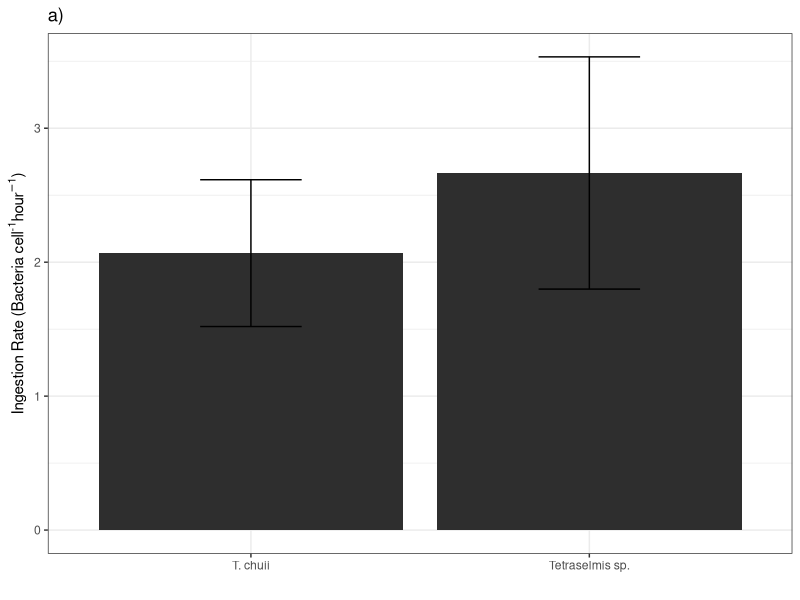
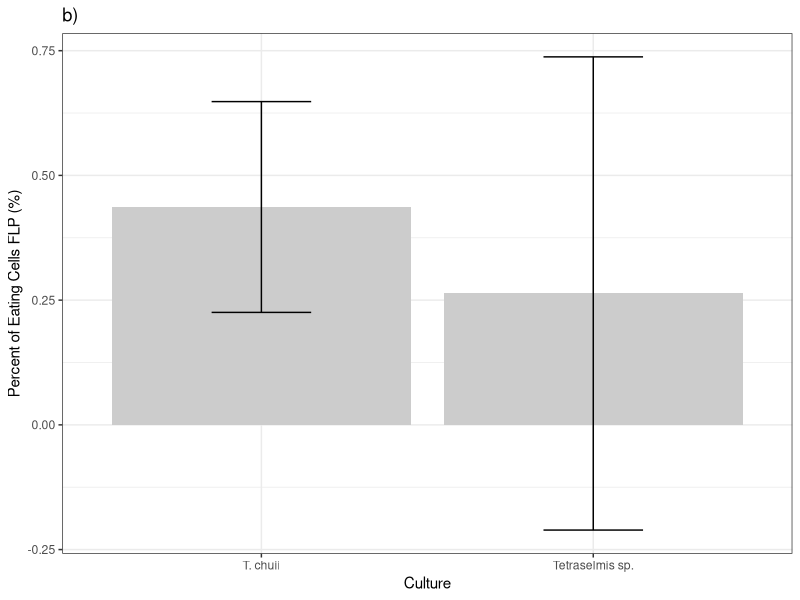
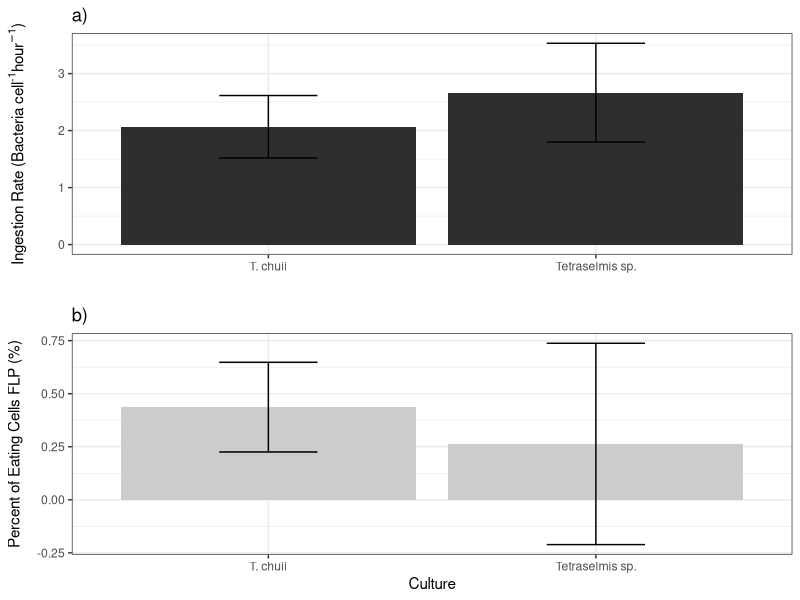
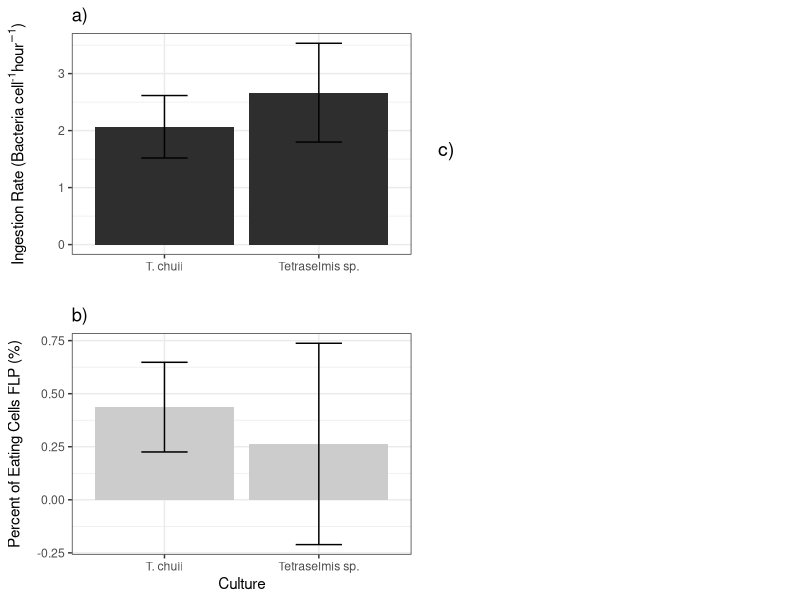
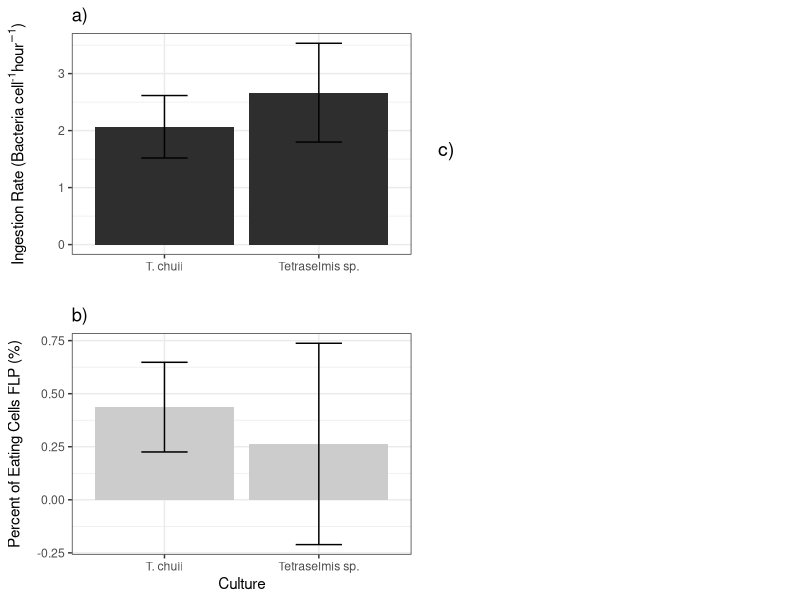
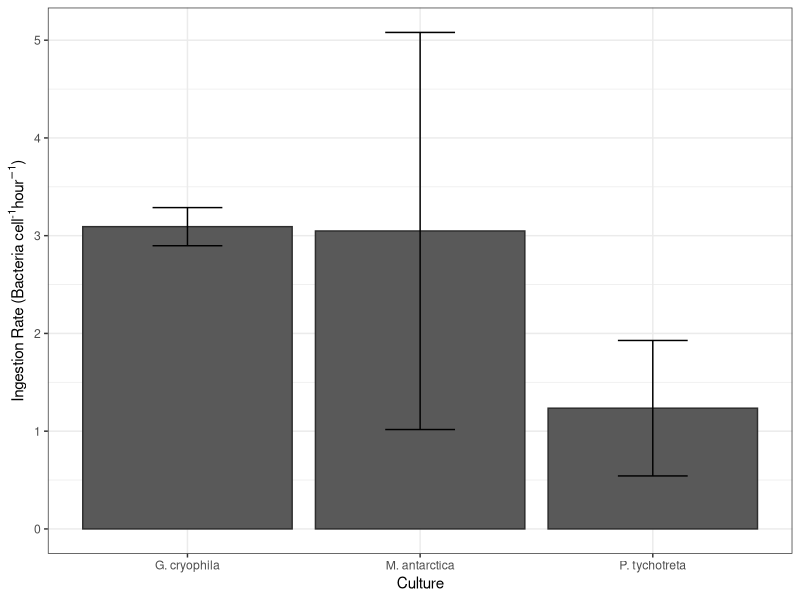

Reproduce these figures in R, in order.
# ---- Load Required Libraries ----
library(readxl)
library(tidyr)
library(dplyr)
library(ggplot2)
library(cowplot)

# ----------------------------------------------------------
# Supplemental Figure 3: Grazing bar plots + microscopy image
# ----------------------------------------------------------
set.seed(123)
# Read and summarize ingestion rate and FLP data
df <- read_excel("Data/SupplementalGrazing.xlsx") %>%
  group_by(Culture) %>%
  dplyr::summarise(avingestion=mean(Ingestion), sdingestion=sd(Ingestion), 
                   avpercent=(100*mean(FLPPercent)), sdpercent=(sd(FLPPercent) *100))

# A. Plot ingestion rate
IR <- ggplot(df, aes(x=Culture, y=avingestion)) + 
  geom_bar(stat = "identity", fill="gray18")+
  geom_errorbar(aes(ymin=avingestion - sdingestion, ymax=avingestion+sdingestion), width=0.3) +
  theme_bw() + 
  ggtitle("a)")+
  labs(x="", y=expression(paste("Ingestion Rate (Bacteria ", cell^{'-1'},hour^{-1}, ")"))) 
IR

# B. Plot percent of cells ingesting FLPs
percent <- ggplot(df, aes(x=Culture, y=avpercent)) + 
  geom_bar(stat = "identity", fill="gray80")+
  geom_errorbar(aes(ymin=avpercent - sdpercent, ymax=avpercent+sdpercent), width=0.3) +
  theme_bw() + 
  labs(y="Percent of Eating Cells FLP (%)") +
  ggtitle("b)")
percent

# C. Add microscopy image
photo <- cowplot::ggdraw() + 
  cowplot::draw_image("Data/TetraZStack-1.png") +
  cowplot::draw_label("c)", x = 0.05, y = 0.95, hjust = 0, vjust = 9, size = 14)
# Combine A and B into left panel
barplots <- plot_grid(
  IR, percent,
  ncol = 1,
  label_x = 0.1,   
  label_y = c(1., 1.05),
  align = 'v',
  rel_heights = c(1, 1)
)
barplots

# Final layout: barplots (left) + image (right)
final_figure <- plot_grid(
  barplots, photo,
  ncol = 2,
  label_x = c(0, 0.02), 
  label_y = c(1, 1),
  rel_widths = c(1.1, 1)
)
print(final_figure)

# Save full supplemental figure
ggsave("Figures/SuppFig4.png", final_figure, width = 10, height = 8, dpi = 300)


# ----------------------------------------------------------
# Supplemental Figure 2: Southern Ocean Mixotroph Cultures
# ----------------------------------------------------------

# Read and summarize ingestion rate data for SO mixotrophs
suppfiguredf <- read_excel("Data/SupplementalGrazing.xlsx", sheet="SOmixos") %>%
  group_by(Culture) %>%
  dplyr::summarise(AvIR=mean(IngestionRate), sdIR=sd(IngestionRate)) %>% 
  mutate(Culture = case_when(
    Culture == "GC" ~ "G. cryophila",
    Culture == "MA" ~ "M. antarctica",
    Culture == "PT" ~ "P. tychotreta"))

# Create bar plot of ingestion rate
somixos <- ggplot(suppfiguredf, aes(x=Culture, y=AvIR)) + 
  geom_bar(stat = "identity", color="gray18")+
  geom_errorbar(aes(ymin=AvIR - sdIR, ymax=AvIR+sdIR), width=0.3) +
  theme_bw() + 
  labs(y=expression(paste("Ingestion Rate (Bacteria ", cell^{'-1'},hour^{-1}, ")"))) 

# Save figure
ggsave("Figures/SuppFig3.png", somixos, width = 6, height = 6, dpi = 300)
